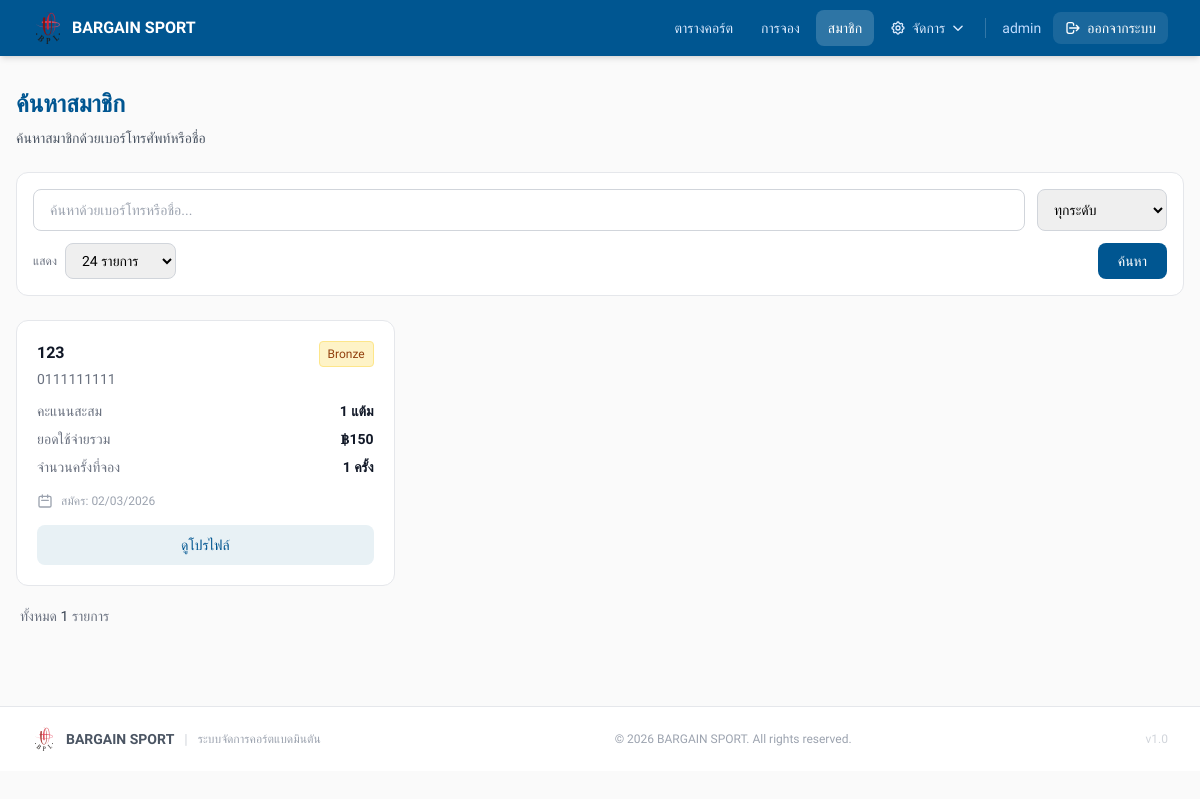
Page /members/search.php (signed in) on the earlier database version.
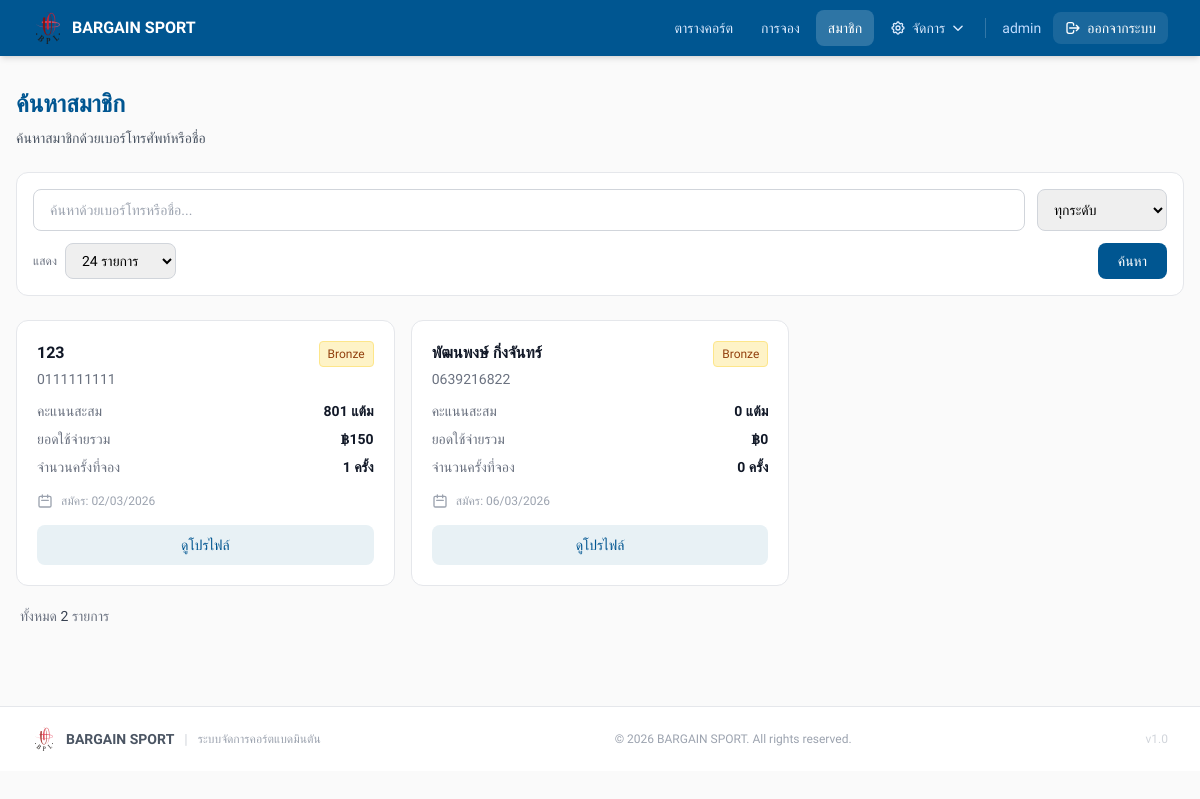
Same page on the later database version.
### tables this page shows
CREATE TABLE `members` (
  `id` int NOT NULL,
  `phone` varchar(10) NOT NULL,
  `name` varchar(100) NOT NULL,
  `email` varchar(100) DEFAULT NULL,
  `points` int DEFAULT '0',
  `total_bookings` int DEFAULT '0',
  `total_spent` decimal(10,2) DEFAULT '0.00',
  `member_level` enum('Bronze','Silver','Gold','Platinum') DEFAULT 'Bronze',
  `joined_date` datetime DEFAULT CURRENT_TIMESTAMP,
  `last_booking_date` datetime DEFAULT NULL,
  `birth_date` date DEFAULT NULL,
  `status` enum('active','inactive') DEFAULT 'active',
  `notes` text
);

### members/search.php (the view, shortened to what the changed rows need)
<?php
require_once __DIR__ . '/../config/db.php';
$per_page_raw = $_GET['per_page'] ?? '24';
$per_page = ($per_page_raw === 'all') ? 0 : (int) $per_page_raw;
$page = max(1, (int) ($_GET['page'] ?? 1));
$where = ['1=1'];
$params = [];
$whereClause = implode(' AND ', $where);
$cntStmt = $pdo->prepare("SELECT COUNT(*) FROM members WHERE $whereClause");
$cntStmt->execute($params);
$totalRecords = (int) $cntStmt->fetchColumn();
$totalPages = 1;
$offset = 0;
if ($per_page > 0) {
    $totalPages = max(1, (int) ceil($totalRecords / $per_page));
    $page = min($page, $totalPages);
    $offset = ($page - 1) * $per_page;
}
$sql = "SELECT id, phone, name, email, points, total_bookings, total_spent,
               member_level, joined_date, last_booking_date, status
        FROM members WHERE $whereClause ORDER BY total_spent DESC, joined_date DESC";
if ($per_page > 0)
    $sql .= " LIMIT $per_page OFFSET $offset";
$stmt = $pdo->prepare($sql);
$stmt->execute($params);
$members = $stmt->fetchAll();
$levelColors = [
    'Bronze' => ['bg' => 'bg-amber-100', 'text' => 'text-amber-800', 'border' => 'border-amber-200'],
    'Silver' => ['bg' => 'bg-gray-100', 'text' => 'text-gray-800', 'border' => 'border-gray-300'],
    'Gold' => ['bg' => 'bg-yellow-100', 'text' => 'text-yellow-800', 'border' => 'border-yellow-300'],
    'Platinum' => ['bg' => 'bg-blue-100', 'text' => 'text-blue-800', 'border' => 'border-blue-300']
];
?>
<!doctype html>
<html lang="th">
<head>
    <script src="https://cdn.tailwindcss.com"></script>
</head>
<body style="background:#FAFAFA;" class="min-h-screen">
    <div class="max-w-7xl mx-auto px-4 py-8">
        <div class="mb-6">
            <h1 style="color:#005691;" class="text-2xl font-bold mb-2">ค้นหาสมาชิก</h1>
        </div>
        <?php if (count($members) === 0): ?>
            <div class="bg-white rounded-xl border border-gray-200 p-12 text-center">
                <svg class="w-16 h-16 text-gray-300 mx-auto mb-4" fill="none" stroke="currentColor" viewBox="0 0 24 24">
                    <path stroke-linecap="round" stroke-linejoin="round" stroke-width="2"
                        d="M17 20h5v-2a3 3 0 00-5.356-1.857M17 20H7m10 0v-2c0-.656-.126-1.283-.356-1.857M7 20H2v-2a3 3 0 015.356-1.857M7 20v-2c0-.656.126-1.283.356-1.857m0 0a5.002 5.002 0 019.288 0M15 7a3 3 0 11-6 0 3 3 0 016 0zm6 3a2 2 0 11-4 0 2 2 0 014 0zM7 10a2 2 0 11-4 0 2 2 0 014 0z" />
                </svg>
                <p class="text-gray-500">ไม่พบข้อมูลสมาชิก</p>
                <p class="text-sm text-gray-400 mt-1">ลองค้นหาด้วยคำอื่น</p>
            </div>
        <?php else: ?>
            <div class="grid grid-cols-1 md:grid-cols-2 lg:grid-cols-3 gap-4">
                <?php foreach ($members as $member): ?>
                    <?php
                    $colors = $levelColors[$member['member_level']] ?? $levelColors['Bronze'];
                    ?>
                    <div class="bg-white rounded-xl border border-gray-200 p-5 hover:shadow-md transition-shadow">
                        <div class="flex items-start justify-between mb-3">
                            <div class="flex-1">
                                <h3 class="font-semibold text-gray-900 mb-1"><?= htmlspecialchars($member['name']) ?></h3>
                                <p class="text-sm text-gray-500"><?= htmlspecialchars($member['phone']) ?></p>
                            </div>
                            <span
                                class="<?= $colors['bg'] ?> <?= $colors['text'] ?> <?= $colors['border'] ?> border px-2 py-1 rounded text-xs font-medium">
                                <?= htmlspecialchars($member['member_level']) ?>
                            </span>
                        </div>
                        <div class="space-y-2 mb-4">
                            <div class="flex justify-between text-sm">
                                <span class="text-gray-500">คะแนนสะสม</span>
                                <span class="font-semibold text-gray-900"><?= number_format($member['points']) ?> แต้ม</span>
                            </div>
                            <div class="flex justify-between text-sm">
                                <span class="text-gray-500">ยอดใช้จ่ายรวม</span>
                                <span
                                    class="font-semibold text-gray-900">฿<?= number_format($member['total_spent'], 0) ?></span>
                            </div>
                            <div class="flex justify-between text-sm">
                                <span class="text-gray-500">จำนวนครั้งที่จอง</span>
                                <span class="font-semibold text-gray-900"><?= number_format($member['total_bookings']) ?>
                                    ครั้ง</span>
                            </div>
                        </div>
                        <div class="flex items-center gap-2 text-xs text-gray-400 mb-4">
                            <svg class="w-4 h-4" fill="none" stroke="currentColor" viewBox="0 0 24 24">
                                <path stroke-linecap="round" stroke-linejoin="round" stroke-width="2"
                                    d="M8 7V3m8 4V3m-9 8h10M5 21h14a2 2 0 002-2V7a2 2 0 00-2-2H5a2 2 0 00-2 2v12a2 2 0 002 2z" />
                            </svg>
                            <span>สมัคร: <?= date('d/m/Y', strtotime($member['joined_date'])) ?></span>
                        </div>
                        <a href="/members/profile.php?id=<?= $member['id'] ?>" style="background:#E8F1F5; color:#005691;"
                            class="block w-full py-2.5 text-center text-sm font-medium rounded-lg hover:opacity-80 transition-opacity">
                            ดูโปรไฟล์
                        </a>
                    </div>
                <?php endforeach; ?>
            </div>
        <?php endif; ?>
        <?php include __DIR__ . '/../includes/pagination.php'; ?>
    </div>
</body>
</html>

### includes/pagination.php (shortened to what the changed rows need)
<?php
$showFrom = $per_page > 0 ? (($page - 1) * $per_page + 1)           : 1;
$showTo   = $per_page > 0 ? min($page * $per_page, $totalRecords)    : $totalRecords;
?>
<div class="mt-5 flex flex-col sm:flex-row justify-between items-center gap-3 px-1">
  <p class="text-sm text-gray-500 order-2 sm:order-1">
    <?php if ($per_page > 0 && $totalPages > 1): ?>
      แสดง <span class="font-medium text-gray-700"><?= number_format($showFrom) ?></span>–<span class="font-medium text-gray-700"><?= number_format($showTo) ?></span>
      จาก <span class="font-medium text-gray-700"><?= number_format($totalRecords) ?></span> รายการ
      <span class="text-gray-400">(หน้า <?= $page ?>/<?= $totalPages ?>)</span>
    <?php else: ?>
      ทั้งหมด <span class="font-medium text-gray-700"><?= number_format($totalRecords) ?></span> รายการ
    <?php endif; ?>
  </p>
</div>

Differences in the rows shown:
changed members (number 1 of 2 on the later page): points "1" → "801"
added members: name "พัฒนพงษ์ กิ่งจันทร์", phone "0639216822", member_level "Bronze", points "0", total_spent "0", total_bookings "0", joined_date "06/03/2026"
Other differences:
$totalRecords: "1" → "2"
